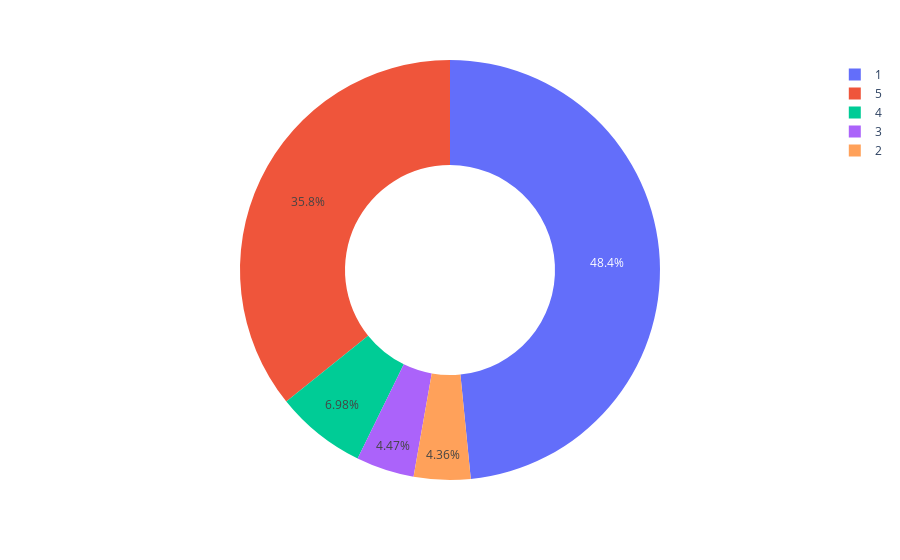

Notebook cell for this chart:
### Code cell
import plotly.express as px
figure = px.pie(ola_reviews, values=quantity, names=numbers,hole = 0.5)
figure.show()

### Figure 1 — Plotly figure (JSON) as saved in the notebook; plotly's stock layout.template omitted (floating-point values rounded to 4 significant figures)
{"data": [{"domain": {"x": [0, 1], "y": [0, 1]}, "hole": 0.5, "hovertemplate": "label=%{label}<br>value=%{value}<extra></extra>", "labels": [1, 5, 4, 3, 2], "legendgroup": "", "name": "", "showlegend": true, "type": "pie", "values": [173200, 127957, 24964, 15991, 15586]}], "layout": {"legend": {"tracegroupgap": 0}, "margin": {"t": 60}}}
